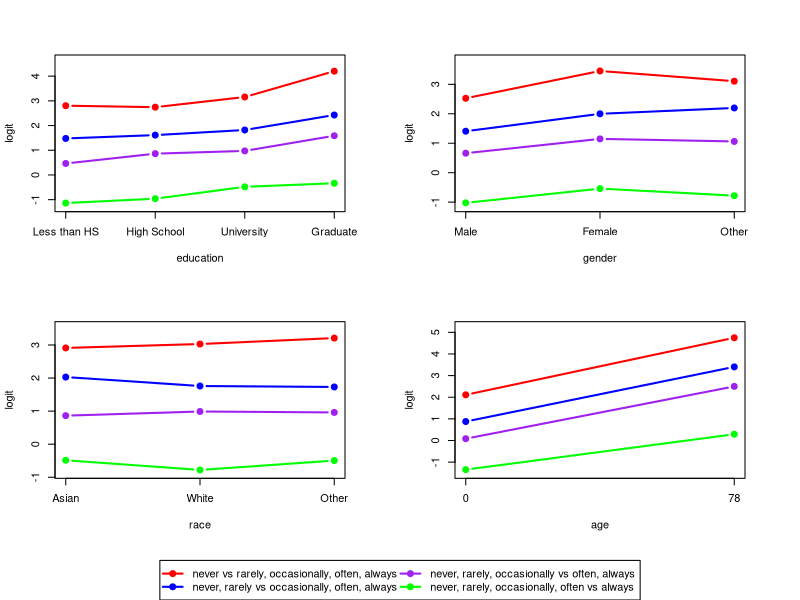

Source code (R): (Note: this script raises an error after producing the figure.)

# Importing data
library(MASS)
freq <- read.csv("frequency.csv")

# Recoding "0" as "NA"
for (i in 1:nrow(freq)) {
  for (j in 1:ncol(freq)) {
    freq[i,j] <- ifelse(freq[i,j] == 0, NA, freq[i,j])
  }
}

# Recoding variable race
low <- as.numeric(names(table(freq$race)[which(table(freq$race) < 100)]))
for (i in 1:nrow(freq)) {
  freq$race[i] <- ifelse(freq$race[i] %in% low, 17, freq$race[i])
}

# Creating factors from nominal and ordinal variables
# Creating factors from nominal and ordinal variables
freq$Q2 <- factor(freq$Q2,
                  levels = c("1","2","3","4","5"),
                  labels = c("never", "rarely", "occasionally", "often", "always"))
freq$education <- factor(freq$education,
                         levels = c("1","2","3","4"),
                         labels = c("less than high school", "high school",
                                    "university degree", "graduate degree"))
freq$urban <- factor(freq$urban,
                     levels = c("1","2","3"),
                     labels = c("rural", "suburban", "urban"))
freq$gender <- factor(freq$gender,
                      levels = c("1","2","3"),
                      labels = c("male", "female", "other"))
freq$race <- factor(freq$race,
                    levels = c("11","16","17"),
                    labels = c("asian", "white","other"))
freq$married <- factor(freq$married,
                       levels = c("1","2","3"),
                       labels = c("never married","married","divorced"))
# Intecepts
beta_never <- log(sum(na.omit(as.numeric(freq$Q2) <= 1))/sum(na.omit(as.numeric(freq$Q2) > 1)))
beta_rarely <- log(sum(na.omit(as.numeric(freq$Q2) <= 2))/sum(na.omit(as.numeric(freq$Q2) > 2)))
beta_occasionally <- log(sum(na.omit(as.numeric(freq$Q2) <= 3))/sum(na.omit(as.numeric(freq$Q2) > 3)))
beta_often <- log(sum(na.omit(as.numeric(freq$Q2) <= 4))/sum(na.omit(as.numeric(freq$Q2) > 4)))
beta_never; beta_rarely; beta_occasionally; beta_often

# Verification
int_mod <- polr(factor(Q2) ~ 1, data = freq)
int_mod

# Backward selection
freq2 <- na.omit(freq)
mod.full <- polr(Q2~., data = freq2)
mod.fin <- step(mod.full, direction = "backward")
coef(mod.fin)


##  Task 2

all_coefs <- matrix(ncol = 5, nrow=0)  # model var, beta label, beta value, standard error



layout(matrix(c(1,2,3,4,5,5), ncol=2, byrow=TRUE), heights = c(2,2,0.5))

vars <- c("education", "gender", "race", "age")
q2_levels <- levels(freq2[,"Q2"])

for(v in vars){
  par(mai=rep(0.55, 4))
  p <- nlevels(freq2[,v])
  p <- ifelse(p==0, 2, p)  # age isn't a factor var so we manually set this to 2 so we have 2 columns, one for intercept one for effect of1 unit increase
  glm_coefs = matrix(ncol = p, nrow=4)

  for(i in c(1, 2, 3, 4)){
    df <- freq2  # So we don't overwrite the original data with our changes
    df[,"Q2"] = (!(df[,"Q2"] %in% q2_levels[1:i]))*1

    f = glm(as.formula(paste0("Q2~", v)), data=df, family = "binomial")
    glm_coefs[i,] <- f$coef
    coefs <- f$coef
    coefs[2:p] <- coefs[2:p] + coefs[1]


    coef_df <- data.frame(summary(f)$coefficients[, 1:2])
    coef_df <- cbind(beta_label=rownames(coef_df), coef_df)
    rownames(coef_df) <- NULL
    coef_df <- cbind(variable=v, m_thresh=i, coef_df)
    all_coefs <- rbind(all_coefs, coef_df)
  }

  coefs_plot <- glm_coefs

  if(v=="age"){
    coefs_plot[,2] = coefs_plot[,1] + (coefs_plot[,2] * max(df[,"age"]))
  }
  else{
    coefs_plot[, 2:p] <- coefs_plot[, 2:p] + coefs_plot[, 1]
  }

  plot(coefs_plot[1,], type="b", ylim=c(min(coefs_plot)*1.1, max(coefs_plot)*1.1), lwd=2, pch=19, xlab=v, ylab="logit", col="red", xaxt="n")
  lines(coefs_plot[2,], type="b", col="blue", lwd=2, pch=19, xaxt="n")
  lines(coefs_plot[3,], type="b", col="purple", lwd=2, pch=19, xaxt="n")
  lines(coefs_plot[4,], type="b", col="green", lwd=2, pch=19, xaxt="n")

  if(v=="education"){
    labs <- c("Less than HS", "High School", "University", "Graduate")
  }
  else if(v=="gender"){
    labs <- c("Male", "Female", "Other")
  }
  else if(v=="race"){
    labs <- c("Asian", "White", "Other")
  }
  else{
    labs <- c(0, max(df[,"age"]))
  }
  axis(1, at=1:p, labels=labs)


}
par(mar=c(0,0,0,0))
plot(1, type = "n", axes=FALSE, xlab="", ylab="")
plot_colours <- c("red", "blue", "purple", "green")
legend(x = "bottom",inset = 0,cex=1,
       legend = c("never vs rarely, occasionally, often, always", "never, rarely vs occasionally, often, always",
                  "never, rarely, occasionally vs often, always", "never, rarely, occasionally, often vs always"),
       col=plot_colours, lwd=2, pch=19, ncol=2)



# Getting tables together
complete_table <- data.frame()
# Table of full model coefs
full_model_c <- data.frame(summary(mod.fin)$coefficients[,1:2])
full_model_c[, "beta_label"] <- rownames(full_model_c)
rownames(full_model_c) <- NULL
full_c <- reshape(full_model_c, varying = c("Value", "Std..Error"), v.names = "Full model",
             idvar = c("beta_label"),
             timevar = "Beta", direction="long", times = c("Estimate", "Std..Error"))
rownames(full_c) <- NULL

# Education coefs

for(v in vars){
  c_table <- all_coefs[all_coefs[,"variable"] == v, -1]

  z <- reshape(c_table, varying = c("Estimate", "Std..Error"), v.names = "Value",
          idvar = c("m_thresh", "beta_label"),
          timevar = "Beta", direction="long", times = c("Estimate", "Std..Error"))
  rownames(z) <- NULL

  label_order = paste0(v, levels(freq2[,v]))
  label_order[1] = "(Intercept)"
  z <- z[order(z$m_thresh, match(z$beta_label, label_order)), ]

  final_table <- reshape(z, idvar = c('beta_label', 'Beta'), direction = 'wide',
          timevar = 'm_thresh', sep = '_model_')

  final_table <- merge(full_c,final_table, by = c('beta_label', "Beta"))
  complete_table <- rbind(complete_table, final_table)
}

print(complete_table)
